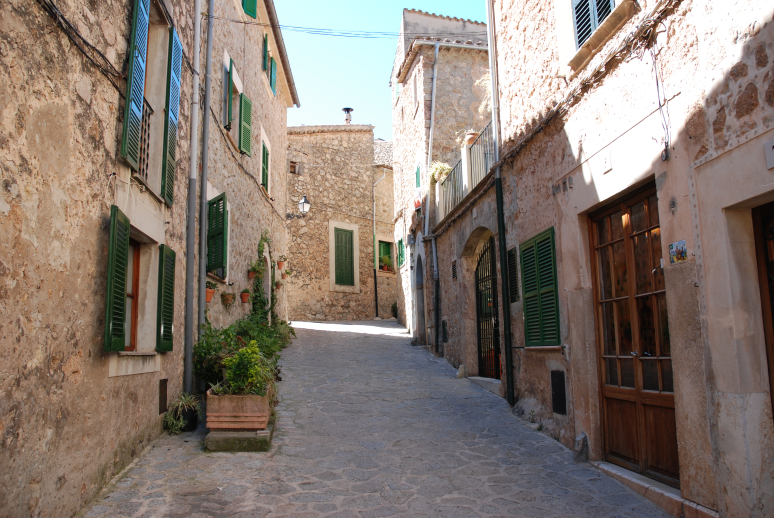
#> input picture FFDNET IPOL/input.png, 774 x 518 px, found by its file name
$ python dividing_rgb_img.py
#> lines starting #> are read from the running program, lines starting #| are printed output that depends on the picture
#> further down, img is the input picture: shape (518, 774, 3) float32; mean R, G, B 0.525, 0.476, 0.442
# We have to separate the RGB values to have a 2D matrix and not a 3D

import matplotlib.pyplot as plt

def separating_rgb(img):
    red = img[:,:,0]
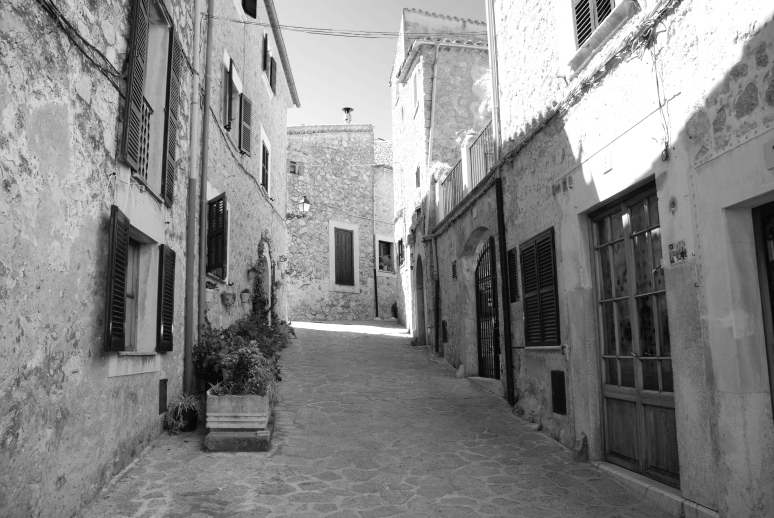
#> red: shape (518, 774) float32; min 0.0196, max 1, mean 0.525
    green = img[:,:,1]
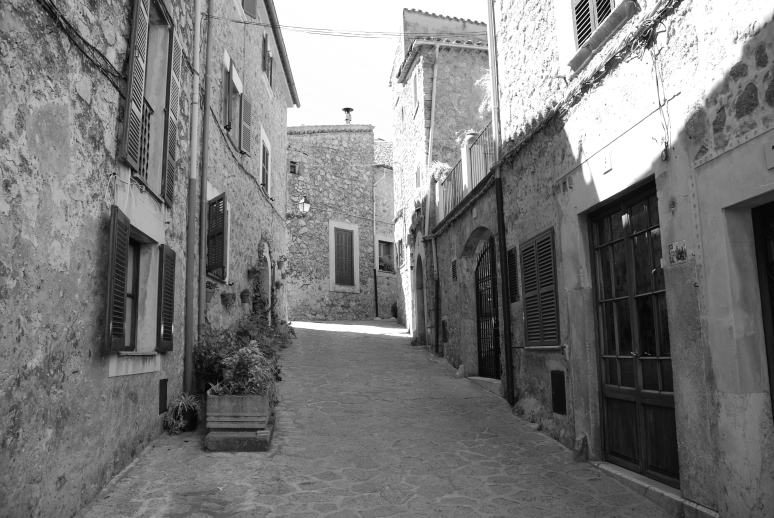
#> green: shape (518, 774) float32; min 0.0157, max 1, mean 0.476
    blue = img[:,:,2]
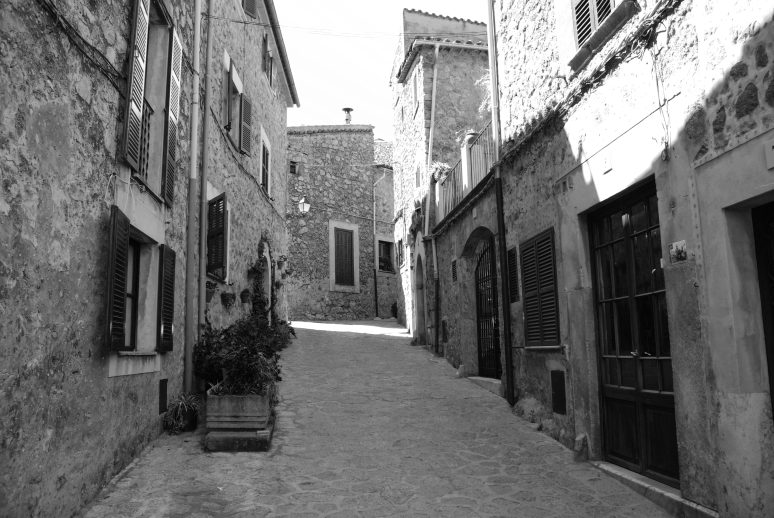
#> blue: shape (518, 774) float32; min 0.00784, max 1, mean 0.442
    return red, green, blue

img = plt.imread('FFDNET IPOL\input.png')

red, green, blue = separating_rgb(img)

plt.figure(figsize=(12,6))

plt.subplot(1, 3, 1)
plt.imshow(red)
plt.axis('off')
plt.title('Red')

plt.subplot(1, 3, 2)
plt.imshow(green)
plt.axis('off')
plt.title('Green')

plt.subplot(1, 3, 3)
plt.imshow(blue)
plt.axis('off')
plt.title('Blue')

plt.show()
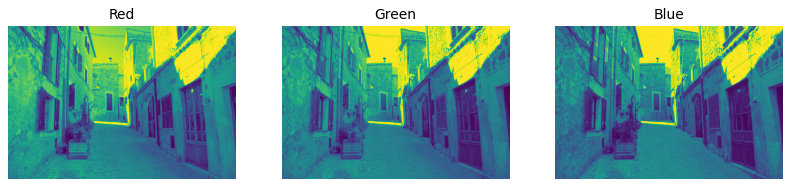
#> figure drawn by matplotlib, 3 panels
